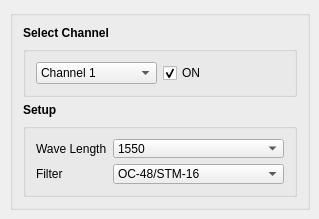
            <widget class="QWidget" name="tabVert">
             <attribute name="title">
              <string>Vert</string>
             </attribute>
             <widget class="QGroupBox" name="verticalGroupBox_vert">
              <property name="geometry">
               <rect>
                <x>10</x>
                <y>10</y>
                <width>300</width>
                <height>200</height>
               </rect>
              </property>
              <layout class="QVBoxLayout" name="verticalLayout_2">
               <property name="leftMargin">
                <number>10</number>
               </property>
               <property name="topMargin">
                <number>10</number>
               </property>
               <property name="rightMargin">
                <number>10</number>
               </property>
               <property name="bottomMargin">
                <number>10</number>
               </property>
               <item>
                <widget class="QLabel" name="label_selCh">
                 <property name="sizePolicy">
                  <sizepolicy hsizetype="Preferred" vsizetype="Maximum">
                   <horstretch>0</horstretch>
                   <verstretch>0</verstretch>
                  </sizepolicy>
                 </property>
                 <property name="font">
                  <font>
                   <weight>75</weight>
                   <bold>true</bold>
                  </font>
                 </property>
                 <property name="text">
                  <string>Select Channel</string>
                 </property>
                </widget>
               </item>
               <item>
                <widget class="QGroupBox" name="GroupBox_selCh">
                 <property name="sizePolicy">
                  <sizepolicy hsizetype="Preferred" vsizetype="Fixed">
                   <horstretch>0</horstretch>
                   <verstretch>0</verstretch>
                  </sizepolicy>
                 </property>
                 <layout class="QHBoxLayout" name="horizontalLayout_selCh">
                  <property name="leftMargin">
                   <number>10</number>
                  </property>
                  <property name="topMargin">
                   <number>10</number>
                  </property>
                  <property name="rightMargin">
                   <number>10</number>
                  </property>
                  <property name="bottomMargin">
                   <number>10</number>
                  </property>
                  <item>
                   <widget class="QComboBox" name="comboBox_selCh">
                    <property name="sizePolicy">
                     <sizepolicy hsizetype="Preferred" vsizetype="Fixed">
                      <horstretch>0</horstretch>
                      <verstretch>0</verstretch>
                     </sizepolicy>
                    </property>
                    <property name="maxVisibleItems">
                     <number>10</number>
                    </property>
                    <item>
                     <property name="text">
                      <string>Channel 1</string>
                     </property>
                    </item>
                    <item>
                     <property name="text">
                      <string>Channel 2</string>
                     </property>
                    </item>
                    <item>
                     <property name="text">
                      <string>Channel 3</string>
                     </property>
                    </item>
                    <item>
                     <property name="text">
                      <string>Channel 4</string>
                     </property>
                    </item>
                    <item>
                     <property name="text">
                      <string>Channel 5</string>
                     </property>
                    </item>
                    <item>
                     <property name="text">
                      <string>Channel 6</string>
                     </property>
                    </item>
                    <item>
                     <property name="text">
                      <string>Channel 7</string>
                     </property>
                    </item>
                    <item>
                     <property name="text">
                      <string>Channel 8</string>
                     </property>
                    </item>
                   </widget>
                  </item>
                  <item>
                   <widget class="QCheckBox" name="checkBox_state">
                    <property name="sizePolicy">
                     <sizepolicy hsizetype="Preferred" vsizetype="Fixed">
                      <horstretch>0</horstretch>
                      <verstretch>0</verstretch>
                     </sizepolicy>
                    </property>
                    <property name="text">
                     <string>ON</string>
                    </property>
                    <property name="checked">
                     <bool>true</bool>
                    </property>
                   </widget>
                  </item>
                 </layout>
                </widget>
               </item>
               <item>
                <widget class="QLabel" name="label_setup">
                 <property name="sizePolicy">
                  <sizepolicy hsizetype="Preferred" vsizetype="Maximum">
                   <horstretch>0</horstretch>
                   <verstretch>0</verstretch>
                  </sizepolicy>
                 </property>
                 <property name="font">
                  <font>
                   <weight>75</weight>
                   <bold>true</bold>
                  </font>
                 </property>
                 <property name="text">
                  <string>Setup</string>
                 </property>
                </widget>
               </item>
               <item>
                <widget class="QGroupBox" name="GroupBox_setup">
                 <layout class="QFormLayout" name="formLayout_2">
                  <property name="leftMargin">
                   <number>10</number>
                  </property>
                  <property name="topMargin">
                   <number>10</number>
                  </property>
                  <property name="rightMargin">
                   <number>10</number>
                  </property>
                  <property name="bottomMargin">
                   <number>10</number>
                  </property>
                  <item row="0" column="0">
                   <widget class="QLabel" name="label_wlength">
                    <property name="sizePolicy">
                     <sizepolicy hsizetype="Preferred" vsizetype="Preferred">
                      <horstretch>0</horstretch>
                      <verstretch>0</verstretch>
                     </sizepolicy>
                    </property>
                    <property name="text">
                     <string>Wave Length</string>
                    </property>
                   </widget>
                  </item>
                  <item row="0" column="1">
                   <widget class="QComboBox" name="comboBox_wl">
                    <property name="sizePolicy">
                     <sizepolicy hsizetype="Preferred" vsizetype="Fixed">
                      <horstretch>0</horstretch>
                      <verstretch>0</verstretch>
                     </sizepolicy>
                    </property>
                    <item>
                     <property name="text">
                      <string>1550</string>
                     </property>
                    </item>
                    <item>
                     <property name="text">
                      <string>1310</string>
                     </property>
                    </item>
                   </widget>
                  </item>
                  <item row="1" column="0">
                   <widget class="QLabel" name="label_filter">
                    <property name="sizePolicy">
                     <sizepolicy hsizetype="Preferred" vsizetype="Preferred">
                      <horstretch>0</horstretch>
                      <verstretch>0</verstretch>
                     </sizepolicy>
                    </property>
                    <property name="text">
                     <string>Filter</string>
                    </property>
                   </widget>
                  </item>
                  <item row="1" column="1">
                   <widget class="QComboBox" name="comboBox_filter">
                    <item>
                     <property name="text">
                      <string>OC-48/STM-16</string>
                     </property>
                    </item>
                   </widget>
                  </item>
                 </layout>
                </widget>
               </item>
              </layout>
             </widget>
            </widget>
